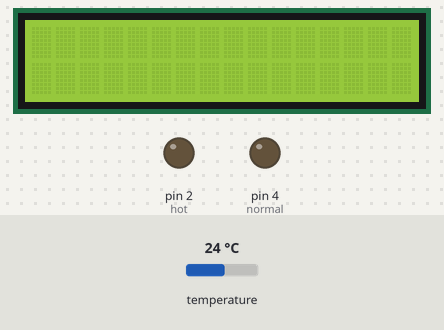
Bench run of a sketch on a simulated Arduino Uno, built with avr-gcc and run on an emulated ATmega328P. Parts: 16×2 character LCD, output pins drawn as LEDs (lit = HIGH). The test bench sets the inputs (shaded band); at power-on: temperature 24 °C. Pins used as bus, display or sensor lines are not drawn.

Above: at 1.2 s.
1.3 s: temperature set to 29.2 °C
At 2.7 s:
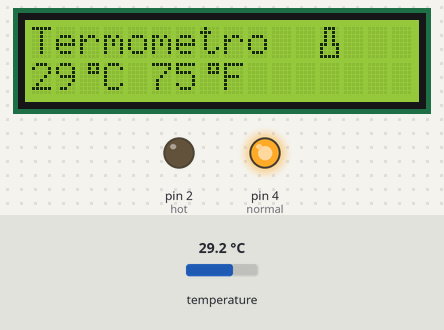
4.6 s: temperature set to 30.3 °C
At 5.1 s:
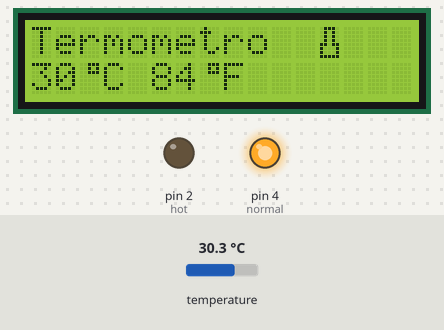
7.7 s: temperature set to 31.3 °C
At 8.7 s:
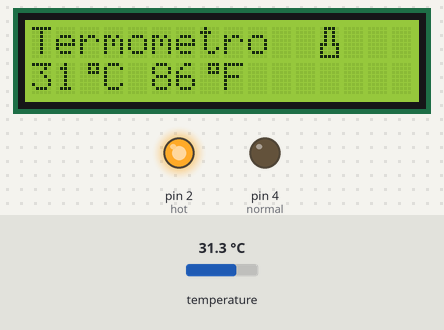
10.8 s: temperature set to 12 °C
At 12.1 s:
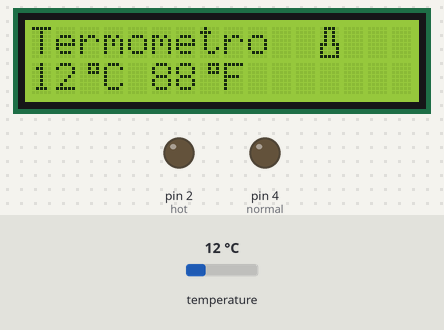
Timing chart, 0 to 13.8 s (numbered marks = the images above; inputs shaded):
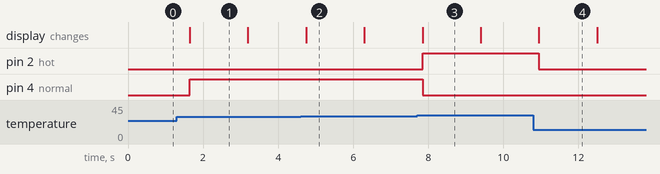

The sketch:

SENSOR_DE_TEMPERATURA.ino
```cpp
/*
Fundacion Kinal
Centro Educativo Tecnico Laboral Kinal
Electronica
Grado: Quinto
Seccion: A
Curso: Taller de electronica digital y reparacion de computadoras 1
Nombre: Luis Andres Muñiz Godoy
Carne: 2019127
*/
#include <OneWire.h>
#include <DallasTemperature.h>
#include <Wire.h>
#include <LiquidCrystal_I2C.h>  //Libreria que controla la LCD por medio de I2C

#define hot 2
#define cold 3
#define normal 4

byte grado[] = {
  B00111,
  B00101,
  B00111,
  B00000,
  B00000,
  B00000,
  B00000,
  B00000
};
byte termo[] = {
  B01110,
  B01010,
  B01010,
  B01010,
  B11011,
  B10001,
  B10001,
  B11111
};

int celsius;
int fahrenheit;

void salidas();
void secuencia();
int temperaturac();
int temperaturaf();

//Armador de lCD
#define direccion_lcd 0x27
#define filas 2
#define columnas 16
LiquidCrystal_I2C LCD_muniz(direccion_lcd, columnas, filas);

//Constructores
OneWire ourWire(5);                //Se establece el pin 5  como el pin que utilizaremos para el protocolo OneWire
DallasTemperature sensors(&ourWire);


void setup() {
  LCD_muniz.createChar(1,grado);
  LCD_muniz.createChar(2,termo);
  salidas();
  sensors.begin();
  LCD_muniz.init(); //inicio la comunicacion serial con el modulo i2c
  LCD_muniz.backlight();

}

void loop() {
  fahrenheit = temperaturaf();
  celsius = temperaturac();

  LCD_muniz.setCursor(0,0);
  LCD_muniz.print("Termometro  ");
  LCD_muniz.write(2);
  LCD_muniz.setCursor(0,1);
  LCD_muniz.print(celsius);
  LCD_muniz.write(1);
  LCD_muniz.print("C ");
  LCD_muniz.print(fahrenheit);
  LCD_muniz.write(1);
  LCD_muniz.print("F");

  secuencia();
}
void salidas(){
  pinMode(normal, OUTPUT);
  pinMode(cold, OUTPUT);
  pinMode(hot, OUTPUT);
}
void secuencia(){

  if ( celsius> 30){
      digitalWrite (hot, HIGH);
      digitalWrite (cold, LOW);
      digitalWrite (normal, LOW);
      }
  if ( celsius< 15){
      digitalWrite (hot, LOW);
      digitalWrite (cold, HIGH);
      digitalWrite (normal, LOW);
      }
  if ( celsius< 30 && celsius> 15){
      digitalWrite (hot, LOW);
      digitalWrite (cold, LOW);
      digitalWrite (normal, HIGH);
      }

}

int temperaturac(){
  sensors.requestTemperatures();   //Se envía el comando para leer la temperatura
  float temp= sensors.getTempCByIndex(0); //Se obtiene la temperatura en ºC
  return temp;
}
int temperaturaf(){
  sensors.requestTemperatures();   //Se envía el comando para leer la temperatura
  float temp1 = sensors.getTempFByIndex(0); //Se obtiene la temperatura en ºF
  return temp1;
}
```

Measured:
- the behaviour switches between 30.9 and 31 °C on temperature (found by bisection; images 2 and 3)
- after the input at 1.3 s, the display: changes after 0.34 s (image 1)
- after the input at 4.6 s, the display: changes after 0.15 s (image 2)
- after the input at 7.7 s, pin 2 (hot): LOW → HIGH after 0.15 s; pin 4 (normal): HIGH → LOW after 0.15 s; the display: changes after 0.15 s (image 3)
- after the input at 10.8 s, pin 2 (hot): HIGH → LOW after 0.15 s; the display: changes after 0.15 s (image 4)
- what the display in image 1 shows lasts 1.6 s, from 1.6 s to 3.2 s
